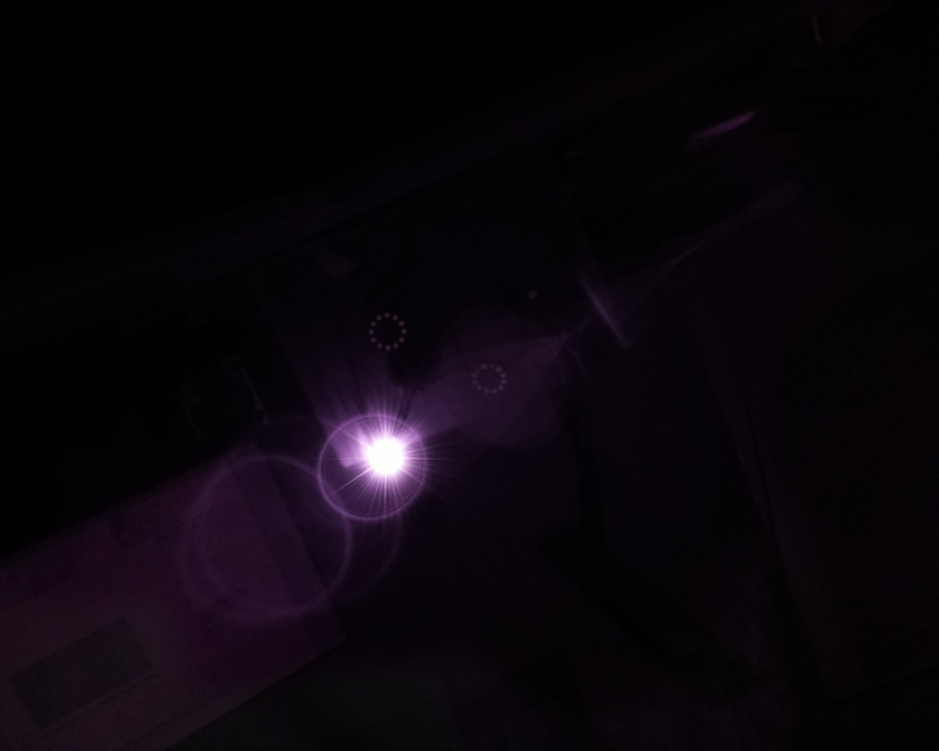
#> input picture server/green-ir.jpg, 939 x 751 px, shrunk from 1280 x 1024 before the run, found by its file name
$ python locate.py
#> lines starting #> are read from the running program, lines starting #| are printed output that depends on the picture; after the words box and inside, x2 and y2 are one past the last pixel; in counts of white or black regions, pixels touching at a corner belong together
print("This was run from locate.py")

# import the necessary packages
import argparse
import imutils
import cv2
from datetime import datetime, timedelta

# load the image, convert it to grayscale, blur it slightly,
# and threshold it
image = cv2.imread("/green-ir.jpg")
#> image is the input picture: shape (751, 939, 3); mean B, G, R 11.2, 5.5, 10.2
start_time = datetime.utcnow()
gray = cv2.cvtColor(image, cv2.COLOR_BGR2GRAY)
blurred = cv2.GaussianBlur(gray, (5, 5), 0)
#cv2.imwrite("/dump/green-ir-blur.jpg", blurred)
thresh = cv2.threshold(blurred, 128, 255, cv2.THRESH_BINARY)[1]
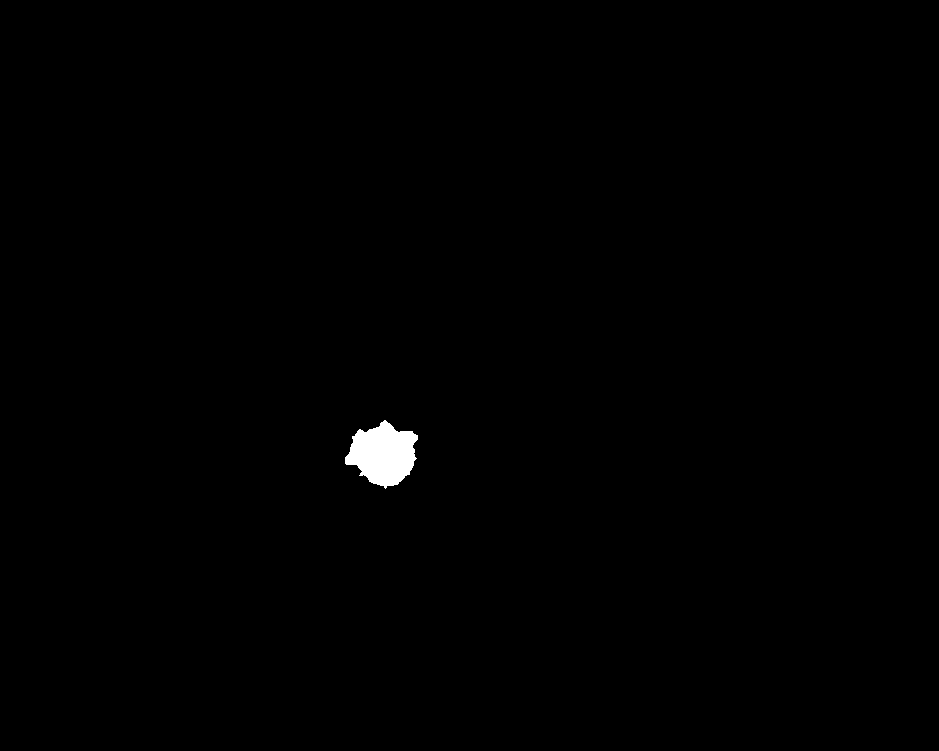
#> thresh: shape (751, 939); 0.46% white; 1 white region
#cv2.imwrite("/dump/green-ir-thresh.jpg", thresh)

# find contours in the thresholded image
cnts = cv2.findContours(thresh.copy(), cv2.RETR_EXTERNAL, cv2.CHAIN_APPROX_SIMPLE)
#> cnts = 1 contour; box (x1, y1, x2, y2) and area: (345, 420, 418, 489) 3132
cnts = imutils.grab_contours(cnts)

#pp = pprint.PrettyPrinter(indent=4)
#pp.pprint(cnts)

#TODO: we may need a "threshold calibrator" which will fish for the possible range of thresholds
#and pick a reasonable one.

print(str(len(cnts)) + " contours found")
#| 1 contours found
if len(cnts) > 1:
    print("too many contours!")
    exit()

if len(cnts) == 0:
    print("not enough contours!")
    exit()

# loop over the contours
for c in cnts:
    # compute the center of the contour
    M = cv2.moments(c)

    if M["m00"]!=0:
        print("we've got all the bits we need!")
        cX = int(M["m10"] / M["m00"])
        cY = int(M["m01"] / M["m00"])
        print(str(cX) + ', ' + str(cY))
    else:
        print("We're missing stuff - change the threshold?")
#> this loop made 1 pass
#> (cX, cY) on pass 1: (382, 453)
#| we've got all the bits we need!
#| 382, 453

endtime = datetime.utcnow()
diff = endtime - start_time
print(str(diff.microseconds))
